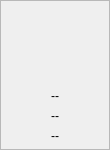
<?xml version="1.0" encoding="UTF-8"?>
<ui version="4.0">
 <class>SensorFrame</class>
 <widget class="QFrame" name="SensorFrame">
  <property name="geometry">
   <rect>
    <x>0</x>
    <y>0</y>
    <width>110</width>
    <height>150</height>
   </rect>
  </property>
  <property name="minimumSize">
   <size>
    <width>110</width>
    <height>150</height>
   </size>
  </property>
  <property name="maximumSize">
   <size>
    <width>110</width>
    <height>150</height>
   </size>
  </property>
  <property name="windowTitle">
   <string>Frame</string>
  </property>
  <property name="frameShape">
   <enum>QFrame::StyledPanel</enum>
  </property>
  <property name="frameShadow">
   <enum>QFrame::Raised</enum>
  </property>
  <layout class="QVBoxLayout" name="verticalLayout">
   <property name="spacing">
    <number>2</number>
   </property>
   <property name="leftMargin">
    <number>4</number>
   </property>
   <property name="topMargin">
    <number>4</number>
   </property>
   <property name="rightMargin">
    <number>4</number>
   </property>
   <property name="bottomMargin">
    <number>4</number>
   </property>
   <item>
    <widget class="QLabel" name="labelIcon">
     <property name="minimumSize">
      <size>
       <width>100</width>
       <height>80</height>
      </size>
     </property>
     <property name="maximumSize">
      <size>
       <width>100</width>
       <height>80</height>
      </size>
     </property>
     <property name="text">
      <string/>
     </property>
    </widget>
   </item>
   <item>
    <widget class="QLabel" name="labelName">
     <property name="sizePolicy">
      <sizepolicy hsizetype="Preferred" vsizetype="Expanding">
       <horstretch>0</horstretch>
       <verstretch>0</verstretch>
      </sizepolicy>
     </property>
     <property name="text">
      <string>--</string>
     </property>
     <property name="alignment">
      <set>Qt::AlignCenter</set>
     </property>
    </widget>
   </item>
   <item>
    <widget class="QLabel" name="labelAddr">
     <property name="sizePolicy">
      <sizepolicy hsizetype="Preferred" vsizetype="Expanding">
       <horstretch>0</horstretch>
       <verstretch>0</verstretch>
      </sizepolicy>
     </property>
     <property name="text">
      <string>--</string>
     </property>
     <property name="alignment">
      <set>Qt::AlignCenter</set>
     </property>
    </widget>
   </item>
   <item>
    <widget class="QLabel" name="labelState">
     <property name="sizePolicy">
      <sizepolicy hsizetype="Preferred" vsizetype="Expanding">
       <horstretch>0</horstretch>
       <verstretch>0</verstretch>
      </sizepolicy>
     </property>
     <property name="text">
      <string>--</string>
     </property>
     <property name="alignment">
      <set>Qt::AlignCenter</set>
     </property>
    </widget>
   </item>
  </layout>
 </widget>
 <resources/>
 <connections/>
</ui>
